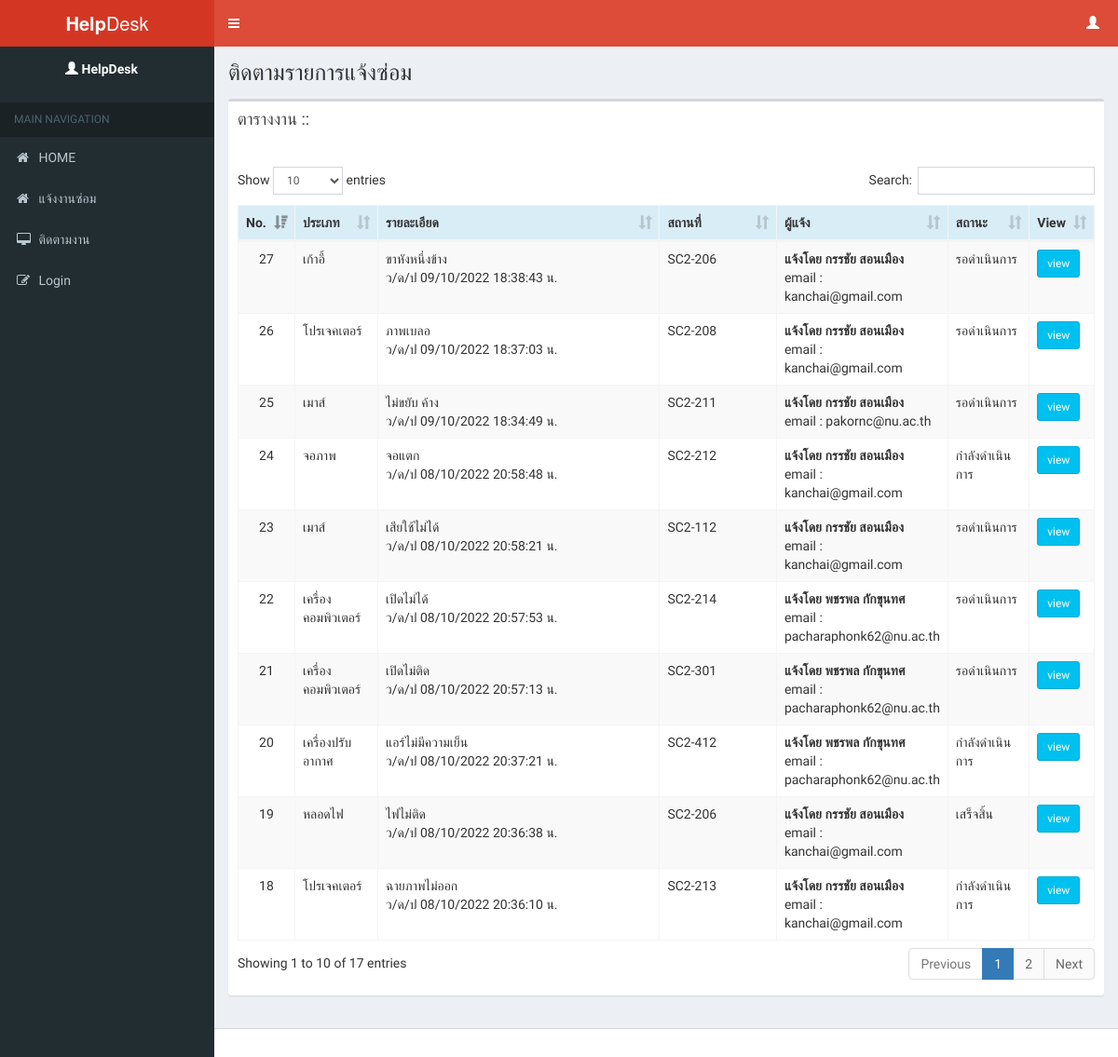
/index.php/form/allcase, run on an earlier commit of the app's database.
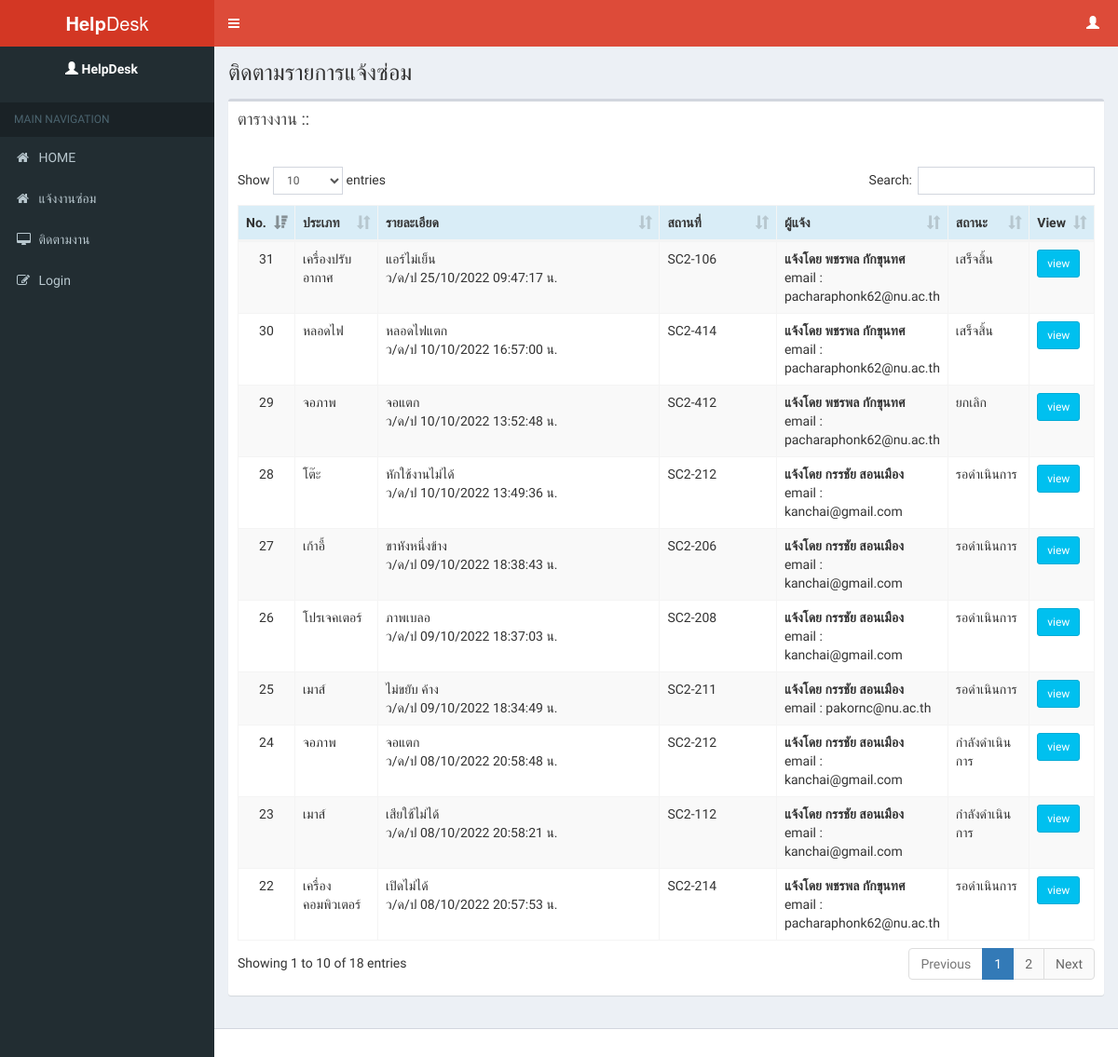
And on a later commit of the database.
### tables this page shows
CREATE TABLE `tbl_case` (
  `id` int(11) NOT NULL,
  `case_type` int(11) NOT NULL,
  `case_detail` text NOT NULL,
  `case_loc` int(11) NOT NULL,
  `p_status` int(11) NOT NULL,
  `p_name` varchar(50) NOT NULL,
  `p_email` varchar(50) NOT NULL,
  `p_img` varchar(50) NOT NULL,
  `case_status` int(1) NOT NULL DEFAULT 1,
  `date_save` timestamp NOT NULL DEFAULT current_timestamp(),
  `tech_id` int(11) NOT NULL DEFAULT 0 COMMENT 'ไอดีช่าง',
  `tech_name` varchar(50) NOT NULL COMMENT 'ชื่อช่าง',
  `case_update` datetime DEFAULT NULL COMMENT 'ว/ด/ป ที่มีการอัพเดท',
  `case_update_log` text DEFAULT NULL COMMENT 'รายละเอียดการอัพเดทงานซ่อม'
);

### application/controllers/Form.php (called while the page is built, shortened)
<?php
class Form extends CI_Controller {
	public function __construct()
	{
		$this->load->model('data_model');
	}
		public function allcase()
		{
			$data['query']=$this->data_model->all();
			$this->load->view('home/header');
			$this->load->view('home/list_case_view' ,$data);
			$this->load->view('home/footer');
		}
}

### index.php (called while the page is built, shortened)
<?php
require_once BASEPATH.'core/CodeIgniter.php';

### application/models/Data_model.php (called while the page is built, shortened)
<?php
class Data_model extends CI_Model {
        public function all()
        {
                $query = $this->db->get('tbl_case');
                return $query->result();
        }
}

### application/views/home/list_case_view.php (the view, shortened to what the rows shown need)
<div class="content-wrapper">
    <section class="content-header">
        <h1>
        ติดตามรายการแจ้งซ่อม
        </h1>
    </section>
    <section class="content">
        <div class="box">
                <div class="box-body">
                    <div id="example1_wrapper" class="dataTables_wrapper form-inline dt-bootstrap">
                        <div class="row">
                            <div class="col-sm-12">
                                <br />
                                <table id="example1" class="table table-bordered table-striped dataTable" role="grid" aria-describedby="example1_info">
                                    <thead>
                                        <tr role="row" class="info">
                                            <th  tabindex="0" rowspan="1" colspan="1" style="width: 5%;">No.</th>
                                            <th  tabindex="0" rowspan="1" colspan="1" style="width: 10%;">ประเภท</th>
                                            <th  tabindex="0" rowspan="1" colspan="1" style="width: 40%;">รายละเอียด</th>
                                            <th  tabindex="0" rowspan="1" colspan="1" style="width: 15%;">สถานที่</th>
                                            <th  tabindex="0" rowspan="1" colspan="1" style="width: 20%;">ผู้แจ้ง</th>
                                            <th  tabindex="0" rowspan="1" colspan="1" style="width: 15%;">สถานะ</th>
                                            <th  tabindex="0" rowspan="1" colspan="1" style="width: 5%;">View</th>
                                        </tr>
                                    </thead>
                                    <tbody>
                                        <?php foreach ($query as $rs) { ?>
                                        <tr role="row">
                                            <td align="center"> <?= $rs->id;?> </td>
                                            <td><?php
                                            if ($rs->case_type == 1) {
                                                echo "จอภาพ";
                                            } elseif ($rs->case_type == 2) {
                                                echo "คีย์บอร์ด";
                                            } elseif ($rs->case_type == 3) {
                                                echo "เมาส์";
                                            } elseif ($rs->case_type == 4) {
                                                echo "เครื่องคอมพิวเตอร์";
                                            } elseif ($rs->case_type == 5) {
                                                echo "เครื่องปริ้น";
                                            } elseif ($rs->case_type == 6) {
                                                echo "โต๊ะ";
                                            } elseif ($rs->case_type == 7) {
                                                echo "เก้าอี้";
                                            } elseif ($rs->case_type == 8) {
                                                echo "โปรเจคเตอร์";
                                            } elseif ($rs->case_type == 9) {
                                                echo "หลอดไฟ";
                                            } elseif ($rs->case_type == 10) {
                                                echo "เครื่องปรับอากาศ";
                                            }
                                            ?></td>
                                            <td><?=
                                            $rs->case_detail
                                            .'<br>'
                                            .'ว/ด/ป '
                                            .date('d/m/Y H:i:s',strtotime($rs->date_save))
                                            .' น.'
                                            ;?></td>
                                            <td><?php
                                            if ($rs->case_loc == 1) {
                                                echo "ห้องภาควิชาคณิตศาสตร์";
                                            } elseif ($rs->case_loc == 2) {
                                                echo "ห้องภาควิชาคอมพิวเตอร์ๆ";
                                            } elseif ($rs->case_loc == 3) {
                                                echo "SC2-106";
                                            } elseif ($rs->case_loc == 4) {
                                                echo "SC2-109";
                                            } elseif ($rs->case_loc == 5) {
                                                echo "ห้องติดต่อเจ้าหน้าที่/ศึกษาค้นคว้าด้วยตนเองภาควิชาคอมพิวเตอร์ๆ";
                                            } elseif ($rs->case_loc == 6) {
                                                echo "SC2-112";
                                            } elseif ($rs->case_loc == 7) {
                                                echo "ห้องติดต่อเจ้าหน้าที่/ศึกษาค้นคว้าด้วยตนเองภาควิชาคณิตศาสตร์";
                                            } elseif ($rs->case_loc == 8) {
                                                echo "SC2-201";
                                            } elseif ($rs->case_loc == 9) {
                                                echo "SC2-206";
                                            } elseif ($rs->case_loc == 10) {
                                                echo "SC2-207";
                                            } elseif ($rs->case_loc == 11) {
                                                echo "SC2-208";
                                            } elseif ($rs->case_loc == 12) {
                                                echo "SC2-209";
                                            } elseif ($rs->case_loc == 13) {
                                                echo "SC2-210";
                                            } elseif ($rs->case_loc == 14) {
                                                echo "SC2-211";
                                            } elseif ($rs->case_loc == 15) {
                                                echo "SC2-212";
                                            } elseif ($rs->case_loc == 16) {
                                                echo "SC2-213";
                                            } elseif ($rs->case_loc == 17) {
                                                echo "SC2-214";
                                            } elseif ($rs->case_loc == 18) {
                                                echo "SC2-215";
                                            } elseif ($rs->case_loc == 19) {
                                                echo "SC2-301";
                                            } elseif ($rs->case_loc == 20) {
                                                echo "SC2-306";
                                            } elseif ($rs->case_loc == 21) {
                                                echo "SC2-307";
                                            } elseif ($rs->case_loc == 22) {
                                                echo "SC2-308";
                                            } elseif ($rs->case_loc == 23) {
                                                echo "SC2-309";
                                            } elseif ($rs->case_loc == 24) {
                                                echo "SC2-310";
                                            } elseif ($rs->case_loc == 25) {
                                                echo "SC2-311";
                                            } elseif ($rs->case_loc == 26) {
                                                echo "SC2-312";
                                            } elseif ($rs->case_loc == 27) {
                                                echo "SC2-313";
                                            } elseif ($rs->case_loc == 28) {
                                                echo "SC2-313-1";
                                            } elseif ($rs->case_loc == 29) {
                                                echo "SC2-314";
                                            } elseif ($rs->case_loc == 30) {
                                                echo "SC2-317";
                                            } elseif ($rs->case_loc == 31) {
                                                echo "SC2-401";
                                            } elseif ($rs->case_loc == 32) {
                                                echo "SC2-406";
                                            } elseif ($rs->case_loc == 33) {
                                                echo "SC2-407";
                                            } elseif ($rs->case_loc == 34) {
                                                echo "SC2-408";
                                            } elseif ($rs->case_loc == 35) {
                                                echo "SC2-409";
                                            } elseif ($rs->case_loc == 36) {
                                                echo "SC2-410";
                                            } elseif ($rs->case_loc == 37) {
                                                echo "SC2-411";
                                            } elseif ($rs->case_loc == 38) {
                                                echo "SC2-412";
                                            } elseif ($rs->case_loc == 39) {
                                                echo "SC2-413";
                                            } elseif ($rs->case_loc == 40) {
                                                echo "SC2-414";
                                            } elseif ($rs->case_loc == 41) {
                                                echo "SC2-415";
                                            } elseif ($rs->case_loc == 42) {
                                                echo "SC2-417";
                                            } elseif ($rs->case_loc == 43) {
                                                echo "SC2-501";
                                            } elseif ($rs->case_loc == 44) {
                                                echo "SC2-506";
                                            } elseif ($rs->case_loc == 45) {
                                                echo "SC2-507";
                                            } elseif ($rs->case_loc == 46) {
                                                echo "SC2-509";
                                            } elseif ($rs->case_loc == 47) {
                                                echo "SC2-512";
                                            } elseif ($rs->case_loc == 48) {
                                                echo "SC2-514";
                                            } elseif ($rs->case_loc == 49) {
                                                echo "SC2-515";
                                            } elseif ($rs->case_loc == 50) {
                                                echo "SC2-517";
                                            } elseif ($rs->case_loc == 51) {
                                                echo "SC2-519";
                                            } elseif ($rs->case_loc == 52) {
                                                echo "SC2-521";
                                            } elseif ($rs->case_loc == 53) {
                                                echo "SC2-524";
                                            } elseif ($rs->case_loc == 54) {
                                                echo "SC2-526";
                                            }
                                            ?>
                                            </td>
                                            <td>
                                                <?=
                                                '<b> แจ้งโดย '.$rs->p_name
                                                .'</b><br>'
                                                .'email : '
                                                .$rs->p_email?>
                                            </td>
                                            <td>
                                                <?php
                                                if($rs->case_status==1){
                                                echo 'รอดำเนินการ';
                                                }elseif($rs->case_status==2){
                                                echo 'กำลังดำเนินการ';
                                                }elseif($rs->case_status==3){
                                                echo 'เสร็จสิ้น';
                                                }else{
                                                echo 'ยกเลิก';
                                                }
                                                ?>
                                            </td>
                                            <td>
                                            <a href="<?= site_url('form/detail/'.$rs->id);?>" class="btn btn-info btn-sm" target="_blank"> view </a>
                                            </td>
                                        </tr>
                                        <?php  } ?>
                                    </tbody>
                                </table>
                            </div>
                        </div>
                    </div>
                    </div>
                </div>
                </section>
                </div>

What changed in the data, as far as the page shows it:
no longer on this page (row unchanged): tbl_case: id "18", shows "โปรเจคเตอร์", case_detail "ฉายภาพไม่ออก", date_save "08/10/2022 20:36:10", shows "SC2-213", p_name "กรรชัย สอนเมือง", p_email "kanchai@gmail.com", case_status "กำลังดำเนินการ"
no longer on this page (row unchanged): tbl_case: id "19", shows "หลอดไฟ", case_detail "ไฟไม่ติด", date_save "08/10/2022 20:36:38", shows "SC2-206", p_name "กรรชัย สอนเมือง", p_email "kanchai@gmail.com", case_status "เสร็จสิ้น"
no longer on this page (row unchanged): tbl_case: id "20", shows "เครื่องปรับอากาศ", case_detail "แอร์ไม่มีความเย็น", date_save "08/10/2022 20:37:21", shows "SC2-412", p_name "พชรพล กักขุนทศ", p_email "pacharaphonk62@nu.ac.th", case_status "กำลังดำเนินการ"
no longer on this page (row unchanged): tbl_case: id "21", shows "เครื่องคอมพิวเตอร์", case_detail "เปิดไม่ติด", date_save "08/10/2022 20:57:13", shows "SC2-301", p_name "พชรพล กักขุนทศ", p_email "pacharaphonk62@nu.ac.th", case_status "รอดำเนินการ"
changed tbl_case "เสียใช้ไม่ได้": case_status "รอดำเนินการ" → "กำลังดำเนินการ"
added tbl_case: id "28", shows "โต๊ะ", case_detail "หักใช้งานไม่ได้", date_save "10/10/2022 13:49:36", shows "SC2-212", p_name "กรรชัย สอนเมือง", p_email "kanchai@gmail.com", case_status "รอดำเนินการ"
added tbl_case: id "29", shows "จอภาพ", case_detail "จอแตก", date_save "10/10/2022 13:52:48", shows "SC2-412", p_name "พชรพล กักขุนทศ", p_email "pacharaphonk62@nu.ac.th", case_status "ยกเลิก"
added tbl_case: id "30", shows "หลอดไฟ", case_detail "หลอดไฟแตก", date_save "10/10/2022 16:57:00", shows "SC2-414", p_name "พชรพล กักขุนทศ", p_email "pacharaphonk62@nu.ac.th", case_status "เสร็จสิ้น"
added tbl_case: id "31", shows "เครื่องปรับอากาศ", case_detail "แอร์ไม่เย็น", date_save "25/10/2022 09:47:17", shows "SC2-106", p_name "พชรพล กักขุนทศ", p_email "pacharaphonk62@nu.ac.th", case_status "เสร็จสิ้น"
Also different on the page:
text written by a page script: "Show entries Search: Showing 1 to 10 of 17 entries Previous 1 2 Next" → "Show entries Search: Showing 1 to 10 of 18 entries Previous 1 2 Next"
